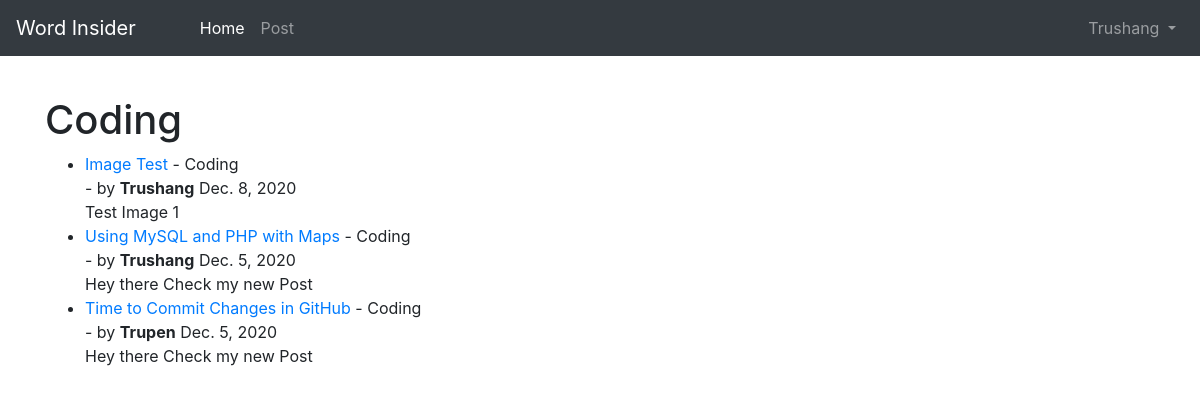
/category/coding/ (signed in), run on an earlier commit of the app's database.
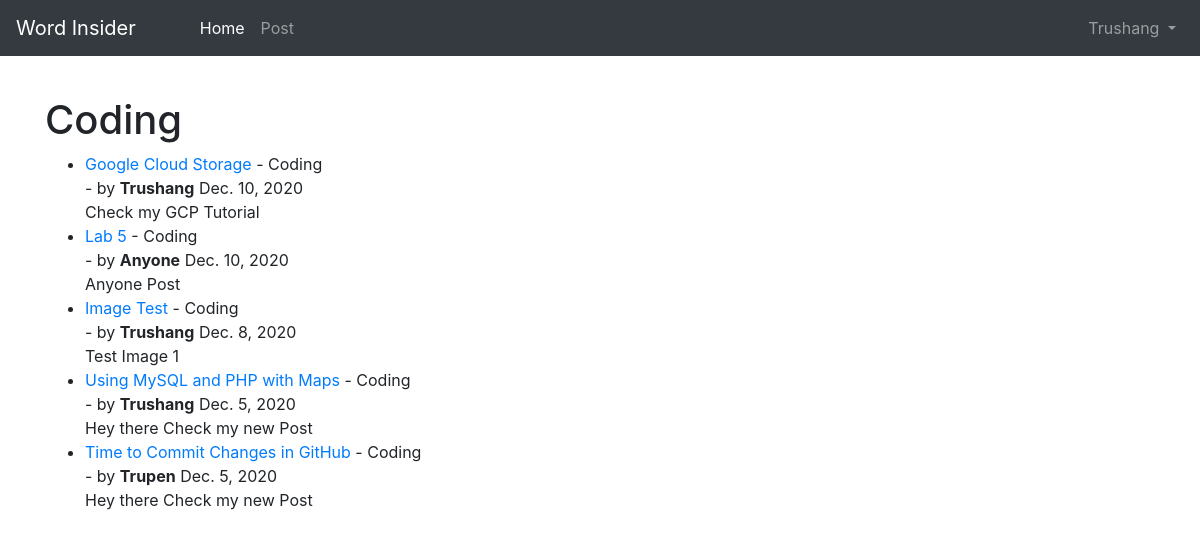
And on a later commit of the database.
### blog/models.py (models this page shows, shortened)
class Post(models.Model):
    title = models.CharField(max_length=255)
    header_image = models.ImageField(null=True,blank=True,upload_to="images/")
    title_tag = models.CharField(max_length=255)
    author = models.ForeignKey(User,on_delete=models.CASCADE)
    body = RichTextField(blank=True,null=True)
    pub_Date = models.DateField(auto_now_add=True)
    category = models.CharField(max_length=25,default='coding')
    likes = models.ManyToManyField(User,related_name='blog_posts')
    snippet = models.CharField(max_length=100)

### blog/views.py (the view)
# urls.py: path('category/<str:cats>/',CategoryView,name='category'),
def CategoryView(requests,cats):
    category_post = Post.objects.filter(category=cats.title().replace('-',' ')).order_by('-pub_Date')
    return render(requests,'categories.html',{'cats':cats.title().replace('-',' '),'category_post':category_post})

### blog/templates/categories.html (shortened to what this page needs)
{% extends 'base.html' %}
{% block content %}
    {% if category_post %}
<h1>{{ cats }}</h1>
    <ul>
    {% for post in category_post %}
        <li><a href="{%url 'article-detail' post.pk %}">{{ post.title }} </a> - {{ post.category }}<br> - by <strong>{{ post.author }}</strong> {{ post.pub_Date }}
        <br>
        {{ post.snippet | safe }}
        </li>
    {% endfor %}
    </ul>
    {% else %}
        <h3>Sorry No Posts in {{ cats }} category yet.</h3>
    {% endif %}
{% endblock %}

What changed in the data, as far as the page shows it:
added Post: title "Google Cloud Storage", category "Coding", author "Trushang", pub_Date "Dec. 10, 2020", snippet "Check my GCP Tutorial"
added Post: title "Lab 5", category "Coding", author "Anyone", pub_Date "Dec. 10, 2020", snippet "Anyone Post"
